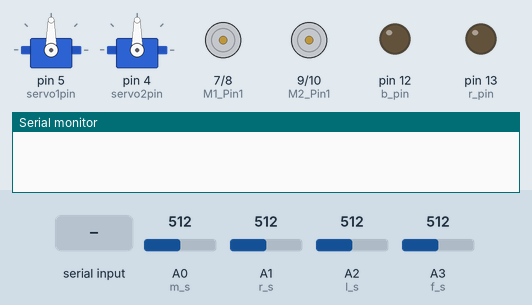
Bench run of a sketch on a simulated Arduino Uno, built with avr-gcc and run on an emulated ATmega328P. On the bench: 2 × servo, motor-driver pin pairs drawn as motors (green arrow = first pin HIGH = forward, orange = second pin HIGH = backward, longer = more drive, scaled by the enable pin), output pins drawn as LEDs (lit = HIGH), the last lines printed to the serial monitor. The inputs (shaded band) are chosen by the test bench; at power-on: A0 (m_s) = 512, A1 (r_s) = 512, A2 (l_s) = 512, A3 (f_s) = 512.

Above: at 1.2 s.
1.3 s: "B" received over the second serial link
At 1.77 s:
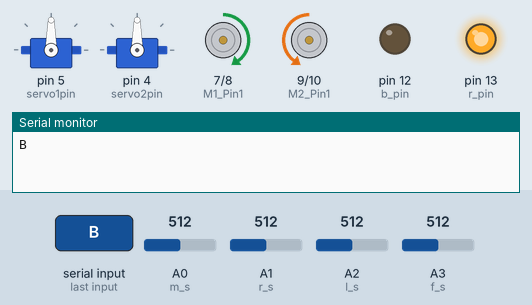
4.3 s: "F" received over the second serial link
At 4.78 s:
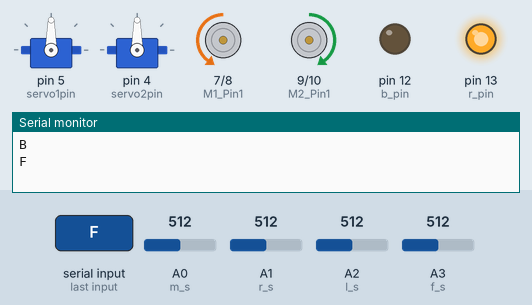
7.3 s: "L" received over the second serial link
At 7.78 s:
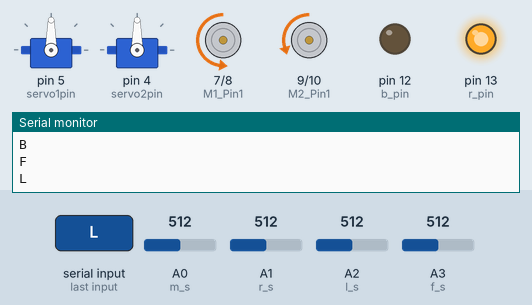
10.3 s: "R" received over the second serial link
At 10.78 s:
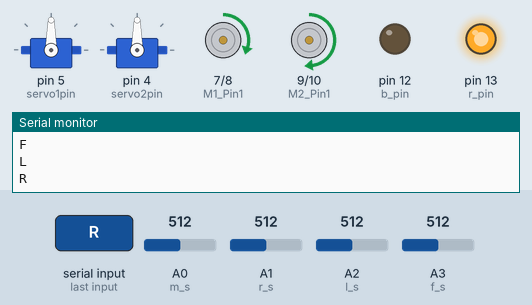
13.3 s: "I" received over the second serial link
At 14.4 s:
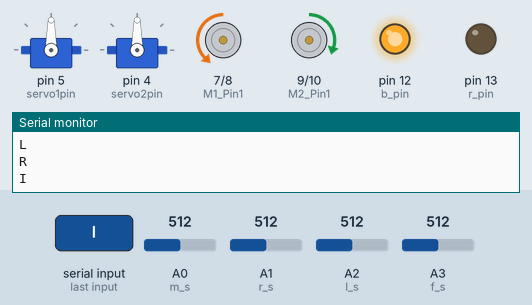
Timing chart, 0 to 15.8 s (numbered marks = the images above; inputs shaded):
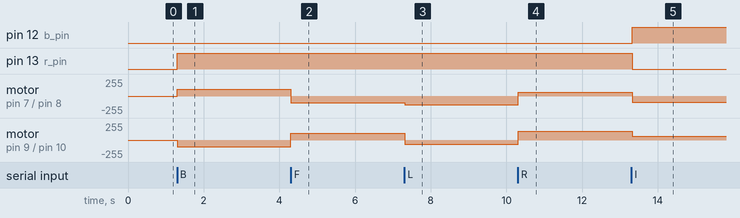

The sketch:

robota.ino
```cpp
//including the libraries
#include <SoftwareSerial.h> // TX RX software library for bluetooth
#include <Servo.h>
const int servo1pin=5;
const int servo2pin=4;
Servo mys1;
Servo mys2;


//Initializing pins for bluetooth Module
int bluetoothTx = 2; // bluetooth tx to 2 pin
int bluetoothRx = 3; // bluetooth rx to 3 pinint Motor1_Pin2 = 8;  --

SoftwareSerial bluetooth(bluetoothTx, bluetoothRx);

//Front Motor Pins
int Enable1 = 6;
int M1_Pin1 = 7; // M defines motor
int M1_Pin2=8;   // M defines motor

//Back Motor Pins
int M2_Pin1 = 9;  // M defines motor
int M2_Pin2 = 10; // M defines motor
int Enable2 = 11;

//LEDs
int r_pin=13;  // r defines Red
int b_pin=12;  // b defines Blue

//turn speed and forward speed and delay for IR mode
int f_l_speed=100;
int f_r_speed=100;
int tf_speed=130;
int t_speed=60;
int t_delay=10;
int b_l_speed=100;
int b_r_speed=100;
int f_li_speed=90;
int f_ri_speed=60;

//IR sensors
int l_s=A2; //S defines sensor
int r_s=A1; //S defines sensor
int f_s=A3; //S defines sensor
int m_s=A0; //S defines sensor

//IR states
int l_s_state;
int r_s_state;
int f_s_state;
int m_s_state;

char command ; //variable to store the data
int velocity = 0; //Variable to control the speed of motor

void setup()
{
  //Set the baud rate of serial communication and bluetooth module at same rate.
  Serial.begin(9600);
  bluetooth.begin(9600);

  //Setting the L298N, LED and RGB LED pins as output pins.
  pinMode(M1_Pin1, OUTPUT);
  pinMode(M1_Pin2, OUTPUT);
  pinMode(Enable1, OUTPUT);
  pinMode(M2_Pin1, OUTPUT);
  pinMode(M2_Pin2, OUTPUT);
  pinMode(Enable2, OUTPUT);
  pinMode(l_s, INPUT);
  pinMode(r_s, INPUT);
  pinMode(f_s, INPUT);
  pinMode(r_pin, OUTPUT);
  pinMode(b_pin, OUTPUT);
  pinMode(m_s, INPUT);
  mys1.attach(servo1pin,600,2300);
  mys2.attach(servo2pin,600,2300);

}

void loop(){
  if(bluetooth.available() > 0){  //Checking if there is some data available or not
    command = bluetooth.read();   //Storing the data in the 'command' variable
    Serial.println(command);     //Printing it on the serial monitor
    digitalWrite(b_pin, LOW);
    digitalWrite(r_pin, HIGH);}
    //Change pin mode only if new command is different from previous.
    switch(command){
    case 'B':  //Moving the Car Backward
      digitalWrite(M2_Pin2, HIGH);
      digitalWrite(M2_Pin1, LOW);
      digitalWrite(M1_Pin1, HIGH);
      digitalWrite(M1_Pin2, LOW);
      analogWrite(Enable1,b_l_speed);
      analogWrite(Enable2,b_r_speed);
      //delay(100);

      break;
    case 'F':  //Moving the Car Forward
      digitalWrite(M2_Pin1, HIGH);
      digitalWrite(M2_Pin2, LOW);
      digitalWrite(M1_Pin1, LOW);
      digitalWrite(M1_Pin2, HIGH);
      analogWrite(Enable1,f_l_speed);
      analogWrite(Enable2,f_r_speed);
      //delay(100);
      break;
    case 'L':  //Moving the Car Left
      digitalWrite(M1_Pin1, LOW);
      digitalWrite(M1_Pin2, HIGH);
      digitalWrite(M2_Pin1, LOW);
      digitalWrite(M2_Pin2, HIGH);
      analogWrite(Enable1,tf_speed);
      analogWrite(Enable2,t_speed);

      break;
    case 'R':   //Moving the Car Right
      digitalWrite(M1_Pin2, LOW);
      digitalWrite(M1_Pin1, HIGH);
      digitalWrite(M2_Pin1, HIGH);
      digitalWrite(M2_Pin2, LOW);
      analogWrite(Enable1,t_speed);
      analogWrite(Enable2,tf_speed);
      break;
    case 'S':   //Stop
      digitalWrite(M2_Pin2, LOW);
      digitalWrite(M2_Pin1, LOW);
      digitalWrite(M1_Pin2, LOW);
      digitalWrite(M1_Pin1, LOW);
      break;

    case 'I':
    while(1)
    {
    digitalWrite(r_pin, LOW);
    digitalWrite(b_pin, HIGH);
      l_s_state=analogRead(l_s);
      r_s_state=analogRead(r_s);
      f_s_state=analogRead(f_s);
      m_s_state=analogRead(m_s);
      digitalWrite(M2_Pin1, HIGH);
      digitalWrite(M2_Pin2, LOW);
      digitalWrite(M1_Pin1, LOW);
      digitalWrite(M1_Pin2, HIGH);
      analogWrite(Enable1,f_li_speed);
      analogWrite(Enable2,f_ri_speed);

      if(f_s_state<200)
      {
        Serial.println("stop");
      digitalWrite(M2_Pin2, LOW);
      digitalWrite(M2_Pin1, LOW);
      digitalWrite(M1_Pin2, LOW);
      digitalWrite(M1_Pin1, LOW);
      break;
      }

      else
      {

           if(r_s_state < 500 && l_s_state > 500)
          {
  Serial.println("turning right");

      digitalWrite(M1_Pin2, LOW);
      digitalWrite(M1_Pin1, HIGH);
      digitalWrite(M2_Pin1, HIGH);
      digitalWrite(M2_Pin2, LOW);
      analogWrite(Enable1,t_speed);
      analogWrite(Enable2,tf_speed);
      while(r_s_state < 500 && l_s_state > 500)
      {
      l_s_state=analogRead(l_s);
      r_s_state=analogRead(r_s);
      }
        }
        else if(r_s_state > 500 && l_s_state < 500)
       {
     Serial.println("turning left");
      digitalWrite(M1_Pin1, LOW);
      digitalWrite(M1_Pin2, HIGH);
      digitalWrite(M2_Pin1, LOW);
      digitalWrite(M2_Pin2, HIGH);
      analogWrite(Enable1,tf_speed);
      analogWrite(Enable2,t_speed);
      while(r_s_state > 500 && l_s_state < 500)
      {
      l_s_state=analogRead(l_s);
      r_s_state=analogRead(r_s);
      }

       }
       else if(m_s_state>500&&(l_s_state<500||r_s_state<500))
      {
        digitalWrite(M2_Pin2, HIGH);
        digitalWrite(M2_Pin1, LOW);
        digitalWrite(M1_Pin1, HIGH);
        digitalWrite(M1_Pin2, LOW);
        analogWrite(Enable1,b_l_speed);
        analogWrite(Enable2,b_r_speed);
      while(m_s_state>500&&(l_s_state<500||r_s_state<500))
      {
        m_s_state=analogRead(m_s);
        l_s_state=analogRead(l_s);
        r_s_state=analogRead(r_s);
      }

      }


  }
        }
      break;
    case 'D':
    mys1.write(180);
    mys2.write(180);
    break;

    case 'U':
    mys1.write(50);
    mys2.write(50);
    break;


    default:
    digitalWrite(M2_Pin2, LOW);
    digitalWrite(M2_Pin1, LOW);
    digitalWrite(M1_Pin2, LOW);
    digitalWrite(M1_Pin1, LOW);


      }
      delay(50);
      digitalWrite(M2_Pin2, LOW);
      digitalWrite(M2_Pin1, LOW);
      digitalWrite(M1_Pin2, LOW);
      digitalWrite(M1_Pin1, LOW);


    }
```

Measured:
- after the input at 1.3 s, pin 13 (r_pin): LOW → HIGH at once; motor on pin 7 (M1_Pin1) / pin 8 (M1_Pin2): stopped → forward 100/255 at once; motor on pin 9 (M2_Pin1) / pin 10 (M2_Pin2): stopped → backward 100/255 at once
- after the input at 4.3 s, motor on pin 7 (M1_Pin1) / pin 8 (M1_Pin2): forward 100/255 → backward 100/255 at once; motor on pin 9 (M2_Pin1) / pin 10 (M2_Pin2): backward 100/255 → forward 100/255 at once
- after the input at 7.3 s, motor on pin 7 (M1_Pin1) / pin 8 (M1_Pin2): backward 100/255 → backward 130/255 at once; motor on pin 9 (M2_Pin1) / pin 10 (M2_Pin2): forward 100/255 → backward 60/255 at once
- after the input at 10.3 s, motor on pin 7 (M1_Pin1) / pin 8 (M1_Pin2): backward 130/255 → forward 60/255 at once; motor on pin 9 (M2_Pin1) / pin 10 (M2_Pin2): backward 60/255 → forward 130/255 at once
- after the input at 13.3 s, pin 12 (b_pin): LOW → HIGH at once; pin 13 (r_pin): HIGH → LOW at once; motor on pin 7 (M1_Pin1) / pin 8 (M1_Pin2): forward 60/255 → backward 90/255 at once; motor on pin 9 (M2_Pin1) / pin 10 (M2_Pin2): forward 130/255 → forward 60/255 at once
